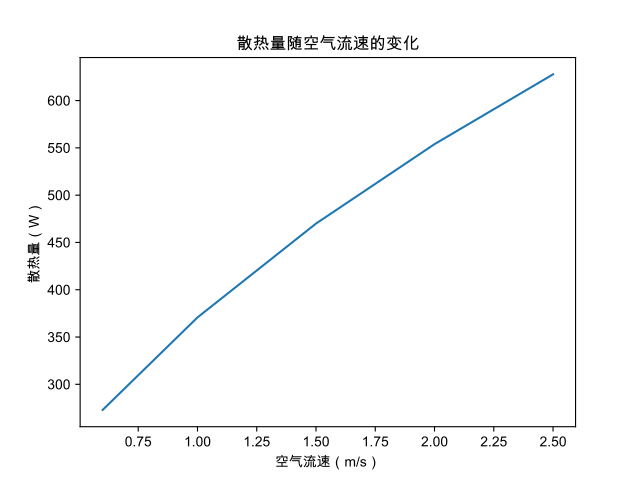

The script that drew this image:
import numpy as np
from Functions.SteadyStateConduction import fin_tip_efficiency, overall_fin_surface_efficiency
import matplotlib.pyplot as plt
import os

plt.rcParams['font.sans-serif'] = 'Arial Unicode MS'
plt.rcParams['axes.unicode_minus'] = False

d = 7.5e-3
distance = 10e-3
t_f = 25
t_w = 120
W = 10e-2

L = 6e-2  # 圆柱的高度。缺少条件，这里自己取的6 cm。
lambda_ = 180  # 导热系数。缺少条件，这里自己取的180 W/(m-K)。


def h(u):
    return 5.12 * u**0.65 / d**0.35


u = np.array([0.6, 1.0, 1.5, 2.0, 2.5])
h = h(u)

perimeter = np.pi * d
A_c = np.pi * (d/2)**2
H_p = L + A_c / perimeter
eta_fin = fin_tip_efficiency(H_p, perimeter, A_c, lambda_, h)
# print(f'肋片的效率为: {eta_fin:.2%}')
number = 10*10
A_f = number * H_p * perimeter
A_r = W*W - number*A_c
eta_overall = overall_fin_surface_efficiency(A_f, A_r, eta_fin)
# print(f'肋面的总效率为: {eta_overall:.2%}')
R_overall = 1 / (h * (A_f + A_r) * eta_overall)
Phi = (t_w - t_f) / R_overall
[print(f'当空气流速为{speed} m/s时，散热量为：{phi:.2f} W') for (speed, phi) in zip(u, Phi)]

fig, ax = plt.subplots()
ax.plot(u, Phi)
ax.set_xlabel('空气流速（m/s）')
ax.set_ylabel('散热量（W）')
ax.set_title('散热量随空气流速的变化')
name = os.path.basename(__file__).split(".")[0]
plt.savefig(f'./{name}.pdf')
plt.show()
